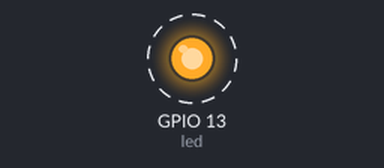
Simulated run of this program. Board: ESP32 board running MicroPython. Shown: output pins drawn as LEDs (lit = HIGH). Dashed ring = blinking.

Above: at 0.5 s.
Timing chart, 0 to 4.6 s (numbered marks = the images above):
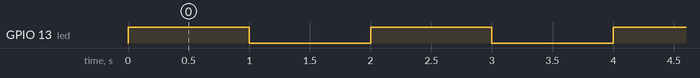

The program:

simple-led-blink.py
```python
# Import the Pin class to control GPIO pins
from machine import Pin

# Import the time module for delay functions
import time

# Create an LED object on GPIO 13 and set it as output
led = Pin(13,Pin.OUT)

# Run the program continuously
while True:

    led.value(1)  #LED ON
    time.sleep(1) #Delays 1 seconds

    led.value(0)  #LED OFF
    time.sleep(1)
```

Measured:
- by itself, GPIO 13 (led): alternates HIGH for 1.0 s and LOW for 1.0 s
